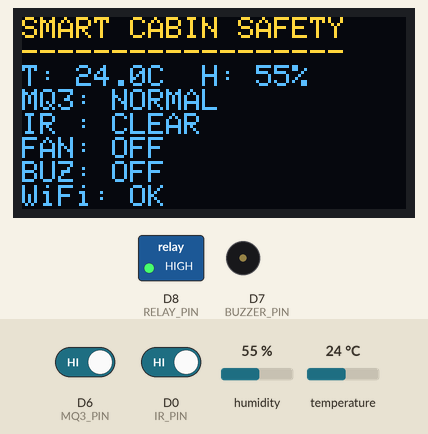
Simulated run of this sketch. Board: ESP8266 (NodeMCU). Shown: 128×64 one-colour display, switched loads named in the sketch (green lamp = pin HIGH), buzzer (waves = sounding, pin HIGH). The inputs (shaded band) are chosen by the test bench; at power-on: temperature 24 °C, D6 (MQ3_PIN) HIGH, D0 (IR_PIN) HIGH, humidity 55 %. The OLED is the two-colour kind (top 16 rows yellow); WiFi joins after 1.5 s; servers stay silent unless stated; uploads are accepted with an empty reply; what the sketch prints to the serial monitor is not drawn.

Above: at 2.7 s.
2.8 s: temperature set to 32 °C
At 4.0 s:
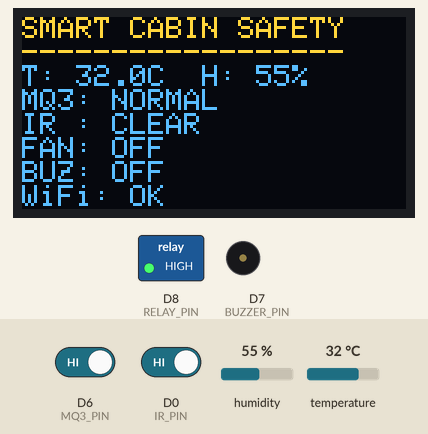
5.1 s: temperature set to 35 °C
At 7.9 s:
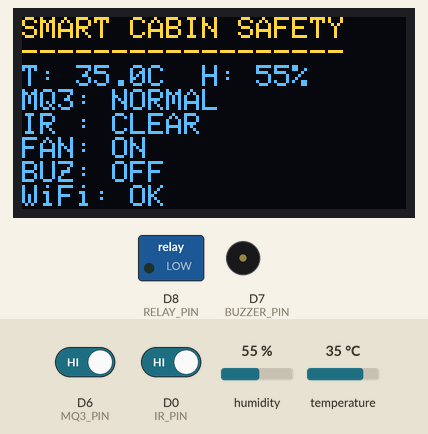
8.2 s: D6 (MQ3_PIN) driven LOW
At 9.6 s:
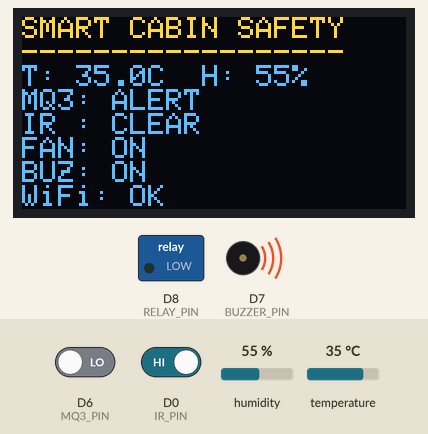
10.1 s: D0 (IR_PIN) driven LOW
At 11.9 s:
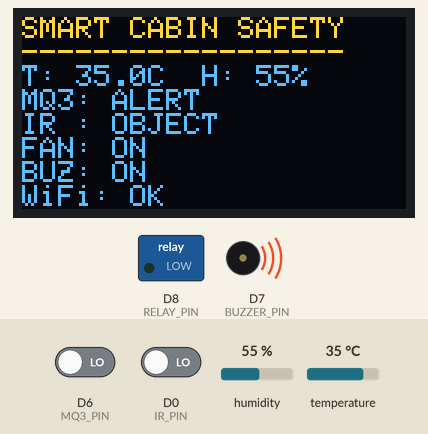
12.2 s: temperature set to 12 °C
At 14.8 s:
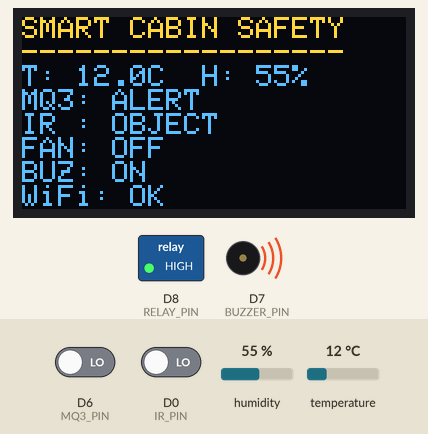
15.2 s: D6 (MQ3_PIN) driven HIGH
At 17.2 s:
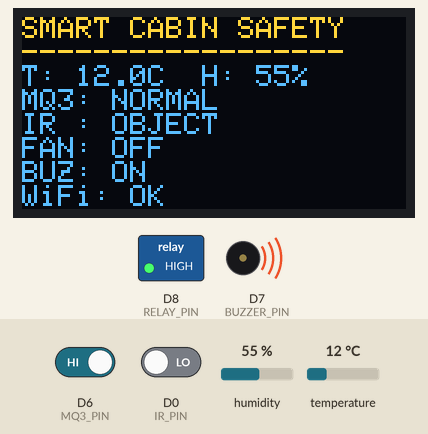
Timing chart, 0 to 18.2 s (numbered marks = the images above; inputs shaded):
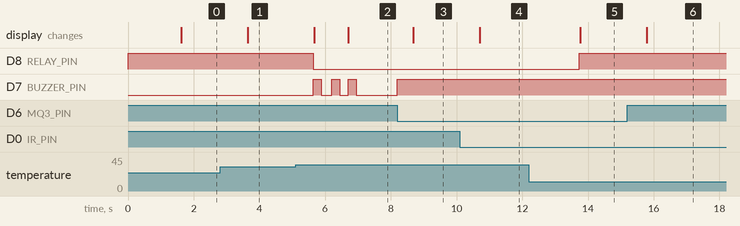

Measured:
- the behaviour switches between 33 and 34 °C on temperature (found by bisection; images 1 and 2)
- after the input at 2.8 s, the display: changes after 0.84 s (image 1)
- after the input at 5.1 s, D8 (RELAY_PIN): HIGH → LOW after 0.54 s; D7 (BUZZER_PIN): alternates HIGH for 0.25 s and LOW for 0.28 s, 6 changes in all, then stays LOW, starting after 0.54 s; the display: first changes after 0.56 s (image 2 shows a later state)
- after the input at 8.2 s, D7 (BUZZER_PIN): LOW → HIGH at once; the display: changes after 0.49 s (image 3)
- after the input at 10.1 s, the display: changes after 0.61 s (image 4)
- after the input at 12.2 s, D8 (RELAY_PIN): LOW → HIGH after 1.5 s; the display: changes after 1.6 s (image 5)
- after the input at 15.2 s, the display: changes after 0.58 s (image 6)

The sketch:

smart_cabin.ino
```cpp
#include <ESP8266WiFi.h>
#include <ESP8266HTTPClient.h>
#include <WiFiClientSecureBearSSL.h>
#include <Wire.h>
#include <Adafruit_GFX.h>
#include <Adafruit_SSD1306.h>
#include <DHT.h>

#define WIFI_SSID "YOUR_WIFI"
#define WIFI_PASSWORD "YOUR_PASSWORD"
#define API_URL "https://smart-cabin-safety.onrender.com/api/status"

#define OLED_SDA D2
#define OLED_SCL D1

#define DHT_PIN D4
#define DHT_TYPE DHT11

#define IR_PIN D0
#define MQ3_PIN D6
#define BUZZER_PIN D7
#define RELAY_PIN D8

#define TEMP_LIMIT 33.0
#define RELAY_ACTIVE_LOW true

Adafruit_SSD1306 display(128, 64, &Wire, -1);
DHT dht(DHT_PIN, DHT_TYPE);

bool previousTemperatureHigh = false;
bool tempBeepActive = false;
bool buzzerState = false;
int tempBeepCount = 0;

unsigned long beepTimer = 0;
unsigned long telemetryTimer = 0;
unsigned long displayTimer = 0;

const unsigned long BEEP_ON_TIME = 250;
const unsigned long BEEP_OFF_TIME = 250;
const unsigned long TELEMETRY_INTERVAL = 3000;
const unsigned long DISPLAY_INTERVAL = 1000;

void fanOn() {
  digitalWrite(RELAY_PIN, RELAY_ACTIVE_LOW ? LOW : HIGH);
}

void fanOff() {
  digitalWrite(RELAY_PIN, RELAY_ACTIVE_LOW ? HIGH : LOW);
}

void buzzerOn() {
  digitalWrite(BUZZER_PIN, HIGH);
  buzzerState = true;
}

void buzzerOff() {
  digitalWrite(BUZZER_PIN, LOW);
  buzzerState = false;
}

bool connectWiFi() {
  if (WiFi.status() == WL_CONNECTED) return true;

  WiFi.mode(WIFI_STA);
  WiFi.begin(WIFI_SSID, WIFI_PASSWORD);

  unsigned long start = millis();
  while (WiFi.status() != WL_CONNECTED && millis() - start < 12000) {
    delay(250);
    yield();
  }

  return WiFi.status() == WL_CONNECTED;
}

void startTemperatureAlarm() {
  tempBeepActive = true;
  tempBeepCount = 0;
  buzzerOn();
  beepTimer = millis();
}

void updateTemperatureBeep() {
  if (!tempBeepActive) return;

  unsigned long now = millis();

  if (buzzerState) {
    if (now - beepTimer >= BEEP_ON_TIME) {
      buzzerOff();
      beepTimer = now;
      tempBeepCount++;
    }
  } else {
    if (tempBeepCount >= 3) {
      tempBeepActive = false;
      return;
    }

    if (now - beepTimer >= BEEP_OFF_TIME) {
      buzzerOn();
      beepTimer = now;
    }
  }
}

void sendTelemetry(float temperature, float humidity, bool alcoholDetected,
                   bool objectDetected, bool fanOnState, bool buzzerOnState) {
  if (!connectWiFi()) {
    Serial.println("WiFi: OFFLINE");
    return;
  }

  BearSSL::WiFiClientSecure client;
  client.setInsecure();

  HTTPClient http;
  if (!http.begin(client, API_URL)) {
    Serial.println("API: BEGIN FAILED");
    return;
  }

  http.addHeader("Content-Type", "application/json");

  String body = "{";
  body += "\"device\":\"NodeMCU V3 / ESP8266\",";
  body += "\"source\":\"esp8266\",";
  body += "\"temperature\":";
  body += isnan(temperature) ? "null" : String(temperature, 1);
  body += ",\"humidity\":";
  body += isnan(humidity) ? "null" : String(humidity, 0);
  body += ",\"mq3\":";
  body += alcoholDetected ? "100" : "0";
  body += ",\"ir\":";
  body += objectDetected ? "true" : "false";
  body += ",\"buzzer\":";
  body += buzzerOnState ? "true" : "false";
  body += ",\"fan\":";
  body += fanOnState ? "true" : "false";
  body += "}";

  int code = http.POST(body);

  Serial.print("API POST: ");
  Serial.println(code);

  if (code > 0) {
    Serial.println(http.getString());
  }

  http.end();
}

void setup() {
  Serial.begin(115200);

  Wire.begin(OLED_SDA, OLED_SCL);
  dht.begin();

  pinMode(IR_PIN, INPUT);
  pinMode(MQ3_PIN, INPUT);
  pinMode(BUZZER_PIN, OUTPUT);
  pinMode(RELAY_PIN, OUTPUT);

  buzzerOff();
  fanOff();

  display.begin(SSD1306_SWITCHCAPVCC, 0x3C);
  display.clearDisplay();
  display.setTextColor(WHITE);
  display.setTextSize(1);
  display.setCursor(0, 0);
  display.println("SMART CABIN SAFETY");
  display.println("Connecting WiFi...");
  display.display();

  connectWiFi();

  Serial.println();
  Serial.println("=== SMART CABIN SAFETY ===");
  Serial.println("PIR  : REMOVED");
  Serial.println("MQ-5 : REMOVED");
  Serial.println("MQ-7 : REMOVED");
  Serial.println("DHT11: ACTIVE");
  Serial.println("MQ-3 : ACTIVE");
  Serial.println("IR   : ACTIVE");
  Serial.println("FAN  : TEMP > 33C");
  Serial.println("API  : LIVE");
}

void loop() {
  float temperature = dht.readTemperature();
  float humidity = dht.readHumidity();

  bool objectDetected = (digitalRead(IR_PIN) == LOW);
  bool alcoholDetected = (digitalRead(MQ3_PIN) == LOW);

  bool temperatureHigh = !isnan(temperature) && temperature > TEMP_LIMIT;
  bool continuousAlarm = objectDetected || alcoholDetected;

  // Fan is controlled ONLY by temperature.
  if (temperatureHigh) fanOn();
  else fanOff();

  // Start exactly three beeps when temperature crosses above 33C.
  if (temperatureHigh && !previousTemperatureHigh) {
    startTemperatureAlarm();
  }
  previousTemperatureHigh = temperatureHigh;

  // IR/alcohol has continuous buzzer priority.
  if (continuousAlarm) {
    tempBeepActive = false;
    buzzerOn();
  } else if (tempBeepActive) {
    updateTemperatureBeep();
  } else {
    buzzerOff();
  }

  if (millis() - displayTimer >= DISPLAY_INTERVAL) {
    displayTimer = millis();

    display.clearDisplay();
    display.setTextColor(WHITE);
    display.setTextSize(1);
    display.setCursor(0, 0);

    display.println("SMART CABIN SAFETY");
    display.println("------------------");

    display.print("T: ");
    if (isnan(temperature)) display.print("--");
    else display.print(temperature, 1);
    display.print("C  H: ");
    if (isnan(humidity)) display.print("--");
    else display.print(humidity, 0);
    display.println("%");

    display.print("MQ3: ");
    display.println(alcoholDetected ? "ALERT" : "NORMAL");

    display.print("IR : ");
    display.println(objectDetected ? "OBJECT" : "CLEAR");

    display.print("FAN: ");
    display.println(temperatureHigh ? "ON" : "OFF");

    display.print("BUZ: ");
    display.println(buzzerState ? "ON" : "OFF");

    display.print("WiFi: ");
    display.println(WiFi.status() == WL_CONNECTED ? "OK" : "OFF");

    display.display();
  }

  if (millis() - telemetryTimer >= TELEMETRY_INTERVAL) {
    telemetryTimer = millis();

    sendTelemetry(
      temperature,
      humidity,
      alcoholDetected,
      objectDetected,
      temperatureHigh,
      buzzerState
    );

    Serial.print("T=");
    Serial.print(temperature);
    Serial.print(" H=");
    Serial.print(humidity);
    Serial.print(" MQ3=");
    Serial.print(alcoholDetected ? "ALERT" : "OK");
    Serial.print(" IR=");
    Serial.print(objectDetected ? "OBJECT" : "CLEAR");
    Serial.print(" FAN=");
    Serial.print(temperatureHigh ? "ON" : "OFF");
    Serial.print(" BUZ=");
    Serial.println(buzzerState ? "ON" : "OFF");
  }

  yield();
}
```
